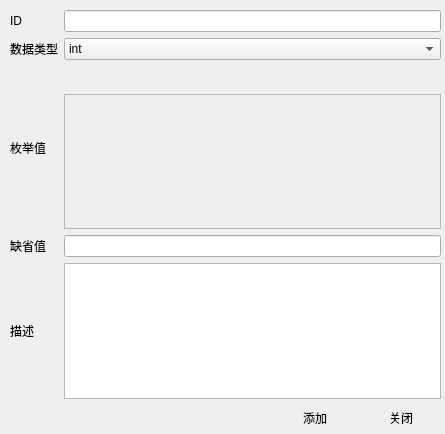
<?xml version="1.0" encoding="UTF-8"?>
<ui version="4.0">
 <class>AddPropertyParameterWindow</class>
 <widget class="QWidget" name="AddPropertyParameterWindow">
  <property name="geometry">
   <rect>
    <x>0</x>
    <y>0</y>
    <width>445</width>
    <height>434</height>
   </rect>
  </property>
  <property name="windowTitle">
   <string>添加参数</string>
  </property>
  <widget class="QWidget" name="">
   <property name="geometry">
    <rect>
     <x>10</x>
     <y>10</y>
     <width>431</width>
     <height>421</height>
    </rect>
   </property>
   <layout class="QVBoxLayout" name="verticalLayout">
    <item>
     <layout class="QGridLayout" name="gridLayout">
      <item row="0" column="0">
       <widget class="QLabel" name="label">
        <property name="text">
         <string>ID</string>
        </property>
       </widget>
      </item>
      <item row="0" column="1">
       <widget class="QLineEdit" name="vidlineEdit">
        <property name="maxLength">
         <number>32762</number>
        </property>
       </widget>
      </item>
      <item row="1" column="0">
       <widget class="QLabel" name="label_2">
        <property name="text">
         <string>数据类型</string>
        </property>
       </widget>
      </item>
      <item row="1" column="1">
       <widget class="QComboBox" name="datatypecomboBox">
        <item>
         <property name="text">
          <string>int</string>
         </property>
        </item>
        <item>
         <property name="text">
          <string>double</string>
         </property>
        </item>
        <item>
         <property name="text">
          <string>string</string>
         </property>
        </item>
        <item>
         <property name="text">
          <string>any</string>
         </property>
        </item>
        <item>
         <property name="text">
          <string>cmp</string>
         </property>
        </item>
        <item>
         <property name="text">
          <string>enum</string>
         </property>
        </item>
        <item>
         <property name="text">
          <string>object</string>
         </property>
        </item>
        <item>
         <property name="text">
          <string>layer</string>
         </property>
        </item>
        <item>
         <property name="text">
          <string>layout</string>
         </property>
        </item>
        <item>
         <property name="text">
          <string>animation</string>
         </property>
        </item>
        <item>
         <property name="text">
          <string>audio</string>
         </property>
        </item>
       </widget>
      </item>
      <item row="4" column="0">
       <widget class="QLabel" name="label_3">
        <property name="text">
         <string>缺省值</string>
        </property>
       </widget>
      </item>
      <item row="4" column="1">
       <widget class="QLineEdit" name="deflineEdit"/>
      </item>
      <item row="5" column="0">
       <widget class="QLabel" name="label_4">
        <property name="text">
         <string>描述</string>
        </property>
       </widget>
      </item>
      <item row="5" column="1">
       <widget class="QPlainTextEdit" name="vplainTextEdit"/>
      </item>
      <item row="3" column="1">
       <widget class="QListWidget" name="enumlistWidget">
        <property name="enabled">
         <bool>false</bool>
        </property>
        <property name="editTriggers">
         <set>QAbstractItemView::EditKeyPressed|QAbstractItemView::SelectedClicked</set>
        </property>
       </widget>
      </item>
      <item row="2" column="1">
       <layout class="QHBoxLayout" name="horizontalLayout_3">
        <item>
         <widget class="QPushButton" name="addenumpushButton">
          <property name="enabled">
           <bool>false</bool>
          </property>
          <property name="text">
           <string/>
          </property>
          <property name="icon">
           <iconset resource="orion2.qrc">
            <normaloff>:/images/add.png</normaloff>:/images/add.png</iconset>
          </property>
          <property name="flat">
           <bool>true</bool>
          </property>
         </widget>
        </item>
        <item>
         <widget class="QPushButton" name="delenumpushButton">
          <property name="enabled">
           <bool>false</bool>
          </property>
          <property name="text">
           <string/>
          </property>
          <property name="icon">
           <iconset resource="orion2.qrc">
            <normaloff>:/images/delete.png</normaloff>:/images/delete.png</iconset>
          </property>
          <property name="flat">
           <bool>true</bool>
          </property>
         </widget>
        </item>
        <item>
         <spacer name="horizontalSpacer_3">
          <property name="orientation">
           <enum>Qt::Horizontal</enum>
          </property>
          <property name="sizeHint" stdset="0">
           <size>
            <width>40</width>
            <height>20</height>
           </size>
          </property>
         </spacer>
        </item>
       </layout>
      </item>
      <item row="2" column="0" rowspan="2">
       <widget class="QLabel" name="label_13">
        <property name="text">
         <string>枚举值</string>
        </property>
       </widget>
      </item>
     </layout>
    </item>
    <item>
     <layout class="QHBoxLayout" name="horizontalLayout">
      <item>
       <spacer name="horizontalSpacer">
        <property name="orientation">
         <enum>Qt::Horizontal</enum>
        </property>
        <property name="sizeHint" stdset="0">
         <size>
          <width>40</width>
          <height>20</height>
         </size>
        </property>
       </spacer>
      </item>
      <item>
       <widget class="QPushButton" name="addpushButton">
        <property name="text">
         <string>添加</string>
        </property>
        <property name="icon">
         <iconset resource="orion2.qrc">
          <normaloff>:/images/add.png</normaloff>:/images/add.png</iconset>
        </property>
        <property name="iconSize">
         <size>
          <width>24</width>
          <height>24</height>
         </size>
        </property>
        <property name="flat">
         <bool>true</bool>
        </property>
       </widget>
      </item>
      <item>
       <widget class="QPushButton" name="cancelpushButton">
        <property name="text">
         <string>关闭</string>
        </property>
        <property name="icon">
         <iconset resource="orion2.qrc">
          <normaloff>:/images/cancel.png</normaloff>:/images/cancel.png</iconset>
        </property>
        <property name="iconSize">
         <size>
          <width>24</width>
          <height>24</height>
         </size>
        </property>
        <property name="flat">
         <bool>true</bool>
        </property>
       </widget>
      </item>
     </layout>
    </item>
   </layout>
  </widget>
 </widget>
 <resources>
  <include location="orion2.qrc"/>
 </resources>
 <connections/>
</ui>
